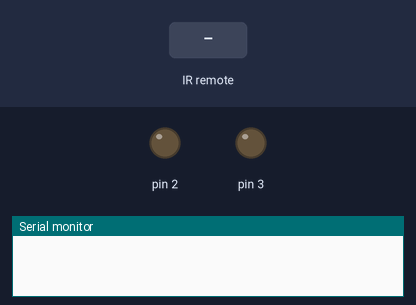
Bench run of a sketch on a simulated Arduino Uno, built with avr-gcc and run on an emulated ATmega328P. Parts: output pins drawn as LEDs (lit = HIGH), the last lines printed to the serial monitor. Inputs (shaded band) come from the test bench.

Above: at 1.2 s.
1.3 s: infrared code 0xFFE21D received
At 1.7 s:
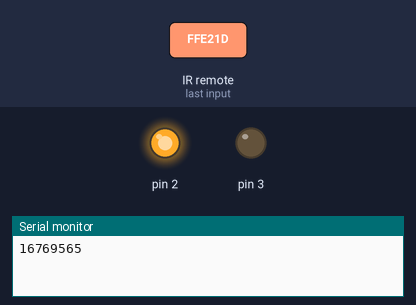
2.8 s: infrared code 0xFF629D received
At 4.0 s:
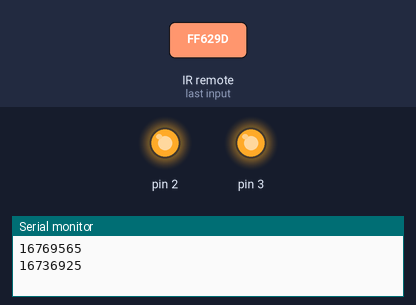
4.3 s: infrared code 0xFF9867 received
At 5.2 s:
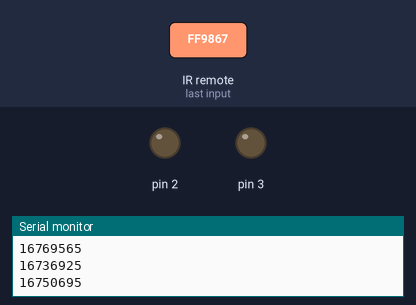
5.8 s: infrared code 0xFF629D received
At 6.4 s:
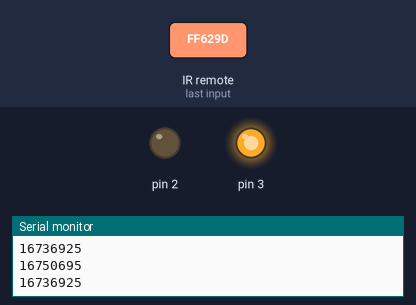
Timing chart, 0 to 8.3 s (numbered marks = the images above; inputs shaded):
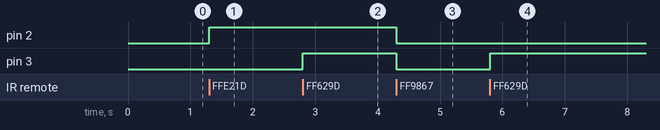

Measured:
- after the input at 1.3 s, pin 2: LOW → HIGH at once
- after the input at 2.8 s, pin 3: LOW → HIGH at once
- after the input at 4.3 s, pin 2, pin 3: HIGH → LOW at once
- after the input at 5.8 s, pin 3: LOW → HIGH at once

The sketch:

irRemoteSimple.ino
```cpp
#include <IRremote.h>

int RECV_PIN = 8;

IRrecv irrecv(RECV_PIN);
decode_results results;

void setup() {
  Serial.begin(9600);
  irrecv.enableIRIn();
  pinMode(2, OUTPUT);
  pinMode(3, OUTPUT);
}

void loop() {
  if (irrecv.decode(&results)) {
    Serial.println(results.value);
    if (results.value == 16769565) {
      digitalWrite(2, HIGH);
    }
    else if (results.value == 16736925) {
      digitalWrite(3, HIGH);
    }
    else if (results.value == 16750695) {
      digitalWrite(2, LOW);
      digitalWrite(3, LOW);
    }
    irrecv.resume();
  }
}
```
